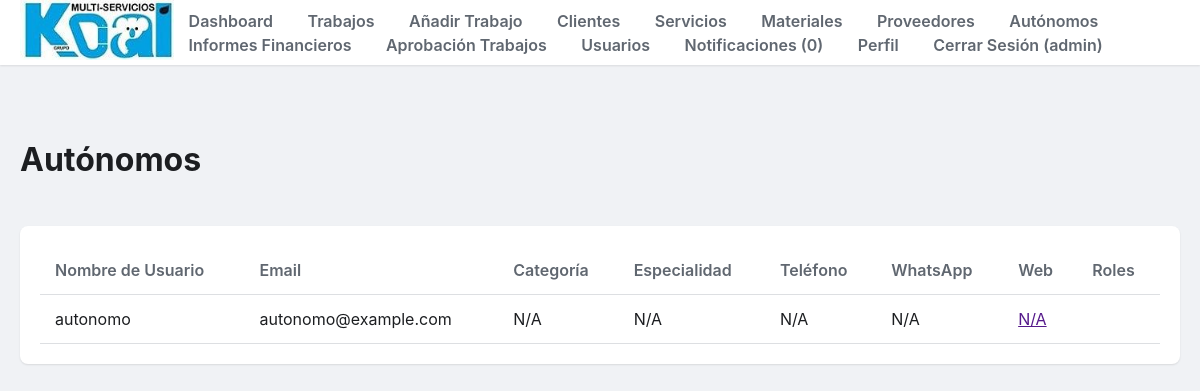
The page /freelancers/ (signed in) on the database its author committed.
### tables this page shows
CREATE TABLE users (
  id INTEGER PRIMARY KEY AUTOINCREMENT,
  username TEXT NOT NULL UNIQUE,
  password_hash TEXT NOT NULL,
  role TEXT, -- This will store the role code (e.g., 'admin', 'cliente')
  nombre TEXT,
  telefono TEXT,
  email TEXT,
  nif TEXT,
  created_at TEXT DEFAULT CURRENT_TIMESTAMP
);

### backend/freelancers.py (the view)
@bp.route('/')
@login_required
def list_freelancers():
    db = get_db()
    freelancers = db.execute(
        'SELECT id, username, email, telefono FROM users WHERE role = "autonomo" ORDER BY username'
    ).fetchall()
    return render_template('freelancers/list.html', freelancers=freelancers)

### backend/auth.py (called while the page is built)
def login_required(view):
    @functools.wraps(view)
    def wrapped_view(**kwargs):
        if not current_user.is_authenticated:
            return redirect(url_for('auth.login'))
        return view(**kwargs)
    return wrapped_view

    @staticmethod
    def from_row(row):
        if row is None:
            return None
        return User(row["id"], row["username"], row["password_hash"], row["role"])

### backend/db.py (called while the page is built)
def get_db():
    if "db" not in g:
        try:
            path = current_app.config["DATABASE"]
            os.makedirs(os.path.dirname(path), exist_ok=True)
            g.db = sqlite3.connect(path, detect_types=sqlite3.PARSE_DECLTYPES)
            g.db.row_factory = sqlite3.Row
        except sqlite3.Error as e:
            print(f"ERROR: Could not connect to database in get_db: {e}")
            import traceback
            traceback.print_exc()
            g.db = None # Set g.db to None to avoid repeated attempts
            return None # Return None to indicate failure
    return g.db

### templates/freelancers/list.html (shortened to what this page needs)
{% extends "base.html" %}
{% block content %}
    <div class="content-header">
        <h1>Autónomos</h1>
    </div>
    <div class="table-container">
        <table>
            <thead>
                <tr>
                    <th>Nombre de Usuario</th>
                    <th>Email</th>
                    <th>Categoría</th>
                    <th>Especialidad</th>
                    <th>Teléfono</th>
                    <th>WhatsApp</th>
                    <th>Web</th>
                    <th>Roles</th>
                </tr>
            </thead>
            <tbody>
                {% for freelancer in freelancers %}
                <tr>
                    <td>{{ freelancer['username'] }}</td>
                    <td>{{ freelancer['email'] }}</td>
                    <td>{{ freelancer['category'] or 'N/A' }}</td>
                    <td>{{ freelancer['specialty'] or 'N/A' }}</td>
                    <td>{{ freelancer['phone'] or 'N/A' }}</td>
                    <td>{{ freelancer['whatsapp'] or 'N/A' }}</td>
                    <td><a href="{{ freelancer['web'] }}" target="_blank">{{ freelancer['web'] or 'N/A' }}</a></td>
                    <td>{{ freelancer['roles'] }}</td>
                </tr>
                {% else %}
                <tr>
                    <td colspan="4">No hay autónomos registrados.</td>
                </tr>
                {% endfor %}
            </tbody>
        </table>
    </div>
{% endblock %}

### templates/base.html (shortened to what this page needs)
<!DOCTYPE html>
<html lang="es">
<head>
    <link rel="stylesheet" href="{{ url_for('static', filename='style.css') }}">
</head>
<body>
    <header class="main-header">
        <div class="header-container">
            <a href="{{ url_for('index') if current_user.is_authenticated else url_for('auth.login') }}">
                <img src="{{ url_for('static', filename='logo.jpg') }}" alt="Grupo Koal Logo" class="logo">
            </a>
            <nav>
                {% if current_user.is_authenticated %}
                    <a href="{{ url_for('index') }}">Dashboard</a>
                    <a href="{{ url_for('jobs.list_jobs') }}">Trabajos</a>
                    <a href="{{ url_for('jobs.add_job') }}">Añadir Trabajo</a>
                    <a href="{{ url_for('clients.list_clients') }}">Clientes</a>
                    <a href="{{ url_for('services.list_services') }}">Servicios</a>
                    <a href="{{ url_for('materials.list_materials') }}">Materiales</a>
                    <a href="{{ url_for('providers.list_providers') }}">Proveedores</a>
                    <a href="{{ url_for('freelancers.list_freelancers') }}">Autónomos</a>
                    <a href="{{ url_for('reports.financial_reports') }}">Informes Financieros</a>
                    <a href="{{ url_for('jobs.list_jobs') }}">Aprobación Trabajos</a>
                    <a href="{{ url_for('users.list_users') }}">Usuarios</a>
                    <a href="{{ url_for('notifications.list_notifications') }}">Notificaciones (<span id="notification-count">0</span>)</a>
                    <a href="{{ url_for('profile.user_profile') }}">Perfil</a>
                    <a href="{{ url_for('auth.logout') }}">Cerrar Sesión ({{ current_user.username }})</a>
                {% else %}
                    <a href="{{ url_for('about.about') }}">Quiénes Somos</a>
                    <a href="{{ url_for('auth.login') }}">Iniciar Sesión</a>
                    <a href="{{ url_for('auth.register_general') }}">Registrarse</a>
                {% endif %}
            </nav>
        </div>
    </header>
    <main class="container">
        {% block content %}{% endblock %}
    </main>
</body>
</html>

### static/style.css (style rules this page uses)
body { font-family: -apple-system, BlinkMacSystemFont, "Segoe UI", Roboto, "Helvetica Neue", Arial, sans-serif; background-color: #f0f2f5; color: #1c1e21; line-height: 1.5; margin: 0; padding: 0; }
.container { max-width: 1200px; margin: 0 auto; padding: 20px; }
.main-header { background: #fff; box-shadow: 0 1px 2px rgba(0, 0, 0, 0.1); padding: 0 20px; margin-bottom: 30px; }
.header-container { display: flex; justify-content: space-between; align-items: center; max-width: 1200px; margin: 0 auto; height: 65px; }
.logo { max-height: 60px; width: auto; }
nav a { color: #606770; text-decoration: none; font-weight: 600; padding: 10px 15px; border-radius: 6px; transition: background-color 0.2s; }
.content-header { display: flex; justify-content: space-between; align-items: center; margin-bottom: 20px; }
.table-container { background: #fff; padding: 20px; border-radius: 8px; box-shadow: 0 1px 2px rgba(0,0,0,0.1); }
table { width: 100%; border-collapse: collapse; }
th, td { text-align: left; padding: 12px 15px; border-bottom: 1px solid #dddfe2; }
thead th { font-weight: 600; color: #606770; }

### rows shown on the page
users: username "admin"
users: username "autonomo", email "autonomo@example.com", freelancer "N/A"
